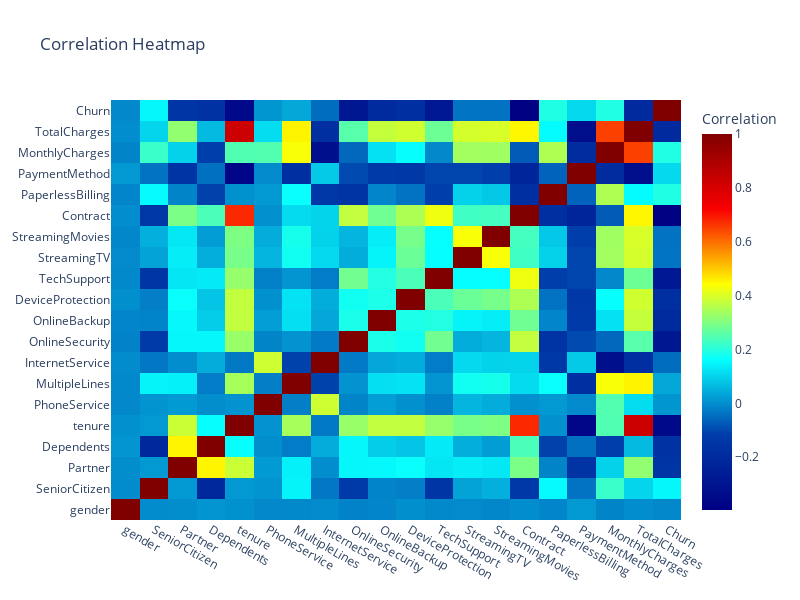

The cell this chart's notebook holds for it:
### Code cell
fig = go.Figure(data=go.Heatmap(
    z=df_encoded.corr(),
    x=df_encoded.columns,
    y=df_encoded.columns,
    colorscale='Jet', # colorscale determines the color mapping.
    colorbar=dict(title='Correlation'), # colorbar provides a title for the colorbar.
))

fig.update_layout(title='Correlation Heatmap', width=800, height=600)

# If using Jupyter Notebook or Jupyter Lab
fig.show()

# If using other environments, you can save the figure as an HTML file and open it in a web browser
# fig.write_html("correlation_heatmap.html")

### Figure 1 — Plotly figure (JSON) as saved in the notebook; plotly's stock layout.template omitted (floating-point values rounded to 4 significant figures; data arrays with more than 128 entries replaced by an {"elided": "..."} marker saying what was removed)
{"data": [{"colorbar": {"title": {"text": "Correlation"}}, "colorscale": [[0, "rgb(0,0,131)"], [0.2, "rgb(0,60,170)"], [0.4, "rgb(5,255,255)"], [0.6, "rgb(255,255,0)"], [0.8, "rgb(250,0,0)"], [1, "rgb(128,0,0)"]], "type": "heatmap", "x": ["gender", "SeniorCitizen", "Partner", "Dependents", "tenure", "PhoneService", "MultipleLines", "InternetService", "OnlineSecurity", "OnlineBackup", "DeviceProtection", "TechSupport", "StreamingTV", "StreamingMovies", "Contract", "PaperlessBilling", "PaymentMethod", "MonthlyCharges", "TotalCharges", "Churn"], "y": ["gender", "SeniorCitizen", "Partner", "Dependents", "tenure", "PhoneService", "MultipleLines", "InternetService", "OnlineSecurity", "OnlineBackup", "DeviceProtection", "TechSupport", "StreamingTV", "StreamingMovies", "Contract", "PaperlessBilling", "PaymentMethod", "MonthlyCharges", "TotalCharges", "Churn"], "z": {"elided": "20x20 float values"}}], "layout": {"height": 600, "title": {"text": "Correlation Heatmap"}, "width": 800}}
